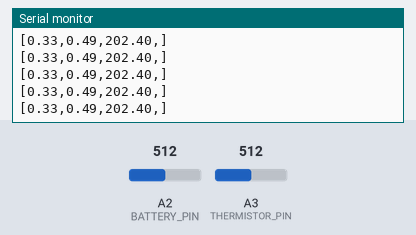
Simulated run of this sketch. Board: Arduino Uno, built with avr-gcc and run on an emulated ATmega328P. On the bench: the last lines printed to the serial monitor. Inputs (shaded band) come from the test bench; at power-on: A3 (THERMISTOR_PIN) = 512, A2 (BATTERY_PIN) = 512.

Above: at 1.2 s.
1.3 s: A3 (THERMISTOR_PIN) set to 155
At 2.2 s:
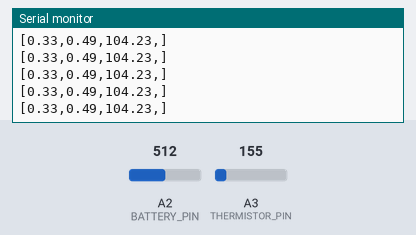
4.3 s: A3 (THERMISTOR_PIN) set to 138
At 4.8 s:
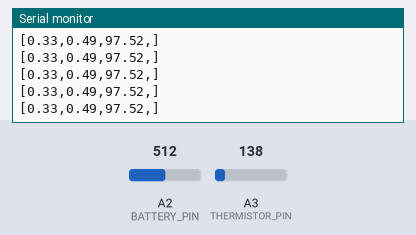
Timing chart, 0 to 7.3 s (numbered marks = the images above; inputs shaded):
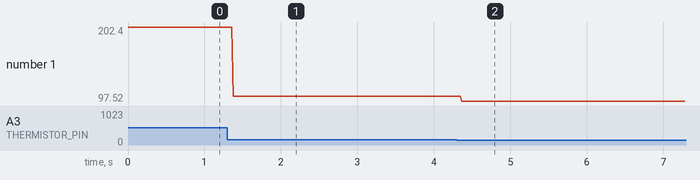

Measured:
- after the input at 1.3 s, the serial monitor: prints a new line after 0.08 s (image 1)
- after the input at 4.3 s, the serial monitor: prints a new line after 0.07 s (image 2)
- plotted number 1: 202.4 → 104.23 after the input at 1.3 s, 104.23 → 97.52 after the input at 4.3 s

The sketch:

controller.ino
```cpp
#include <SoftwareSerial.h>

#define BAUDRATE        9600

#define BATTERY_NOMINAL 58.8
#define BATTERY_DEAD    (BATTERY_NOMINAL*0.2)
#define BATTERY_DIV_R1  1000
#define BATTERY_DIV_R2  100
#define BATTERY_REAL(v) ((v*(BATTERY_DIV_R1+BATTERY_DIV_R2))/BATTERY_DIV_R2)
#define BATTERY_PIN     A2

#define SPEEDOMETER_MAX 4.275
#define SPEEDOMETER_MIN 0.82
#define SPEEDOMETER_PIN A2

#define THERMISTOR_R1   1000
#define THERMISTOR_C1   1.009249522e-03
#define THERMISTOR_C2   2.378405444e-04
#define THERMISTOR_C3   2.019202697e-07
#define THERMISTOR_PIN  A3

#ifndef ADC_RESOLUTION
#define RESOLUTION(x)   (0x01 << ((x)))
#define ADC_RESOLUTION  RESOLUTION(10)
#endif

#define REFERENCE_VOLTAGE 5.0

static float battery_level = 0.f, speedometer = 0.f, temperature = 0.f;

float
mapfloat(float x, float in_min, float in_max, float out_min, float out_max)
{
  float r = (x - in_min) * (out_max - out_min) / (in_max - in_min) + out_min;
  return min(max(r, out_min), out_max);
}


float
read_voltage(int pin)
{
  return ((float)analogRead(pin))/1024.0 * REFERENCE_VOLTAGE;
}

float
read_temperature( void )
{
  int rT = analogRead(THERMISTOR_PIN);
  float r2 = THERMISTOR_R1 * (ADC_RESOLUTION / (float)rT - 1.0);
  float logR2 = log(r2);
  float t = (1.0 / (THERMISTOR_C1 + THERMISTOR_C2*logR2 + THERMISTOR_C3*logR2*logR2*logR2));
  float tc = t - 273.15;
  float tf = (tc * 9.0)/ 5.0 + 32.0;
  return tf;
}

SoftwareSerial gps(5, 6);

void setup() {
  gps.begin(9600);
  Serial.begin(BAUDRATE);
}

void loop() {
  battery_level = BATTERY_REAL(read_voltage(BATTERY_PIN));
  battery_level = mapfloat(battery_level, BATTERY_DEAD, BATTERY_NOMINAL,
    0.f, 1.0f);
  speedometer = mapfloat(read_voltage(SPEEDOMETER_PIN), SPEEDOMETER_MIN, SPEEDOMETER_MAX,
    0.f, 1.f);
  temperature = read_temperature();
  Serial.print("[");
  Serial.print(battery_level);
  Serial.print(",");
  Serial.print(speedometer);
  Serial.print(",");
  Serial.print(temperature);
  Serial.print(",");
  Serial.print("]");
  Serial.println("");
  delay(1);
}
```
